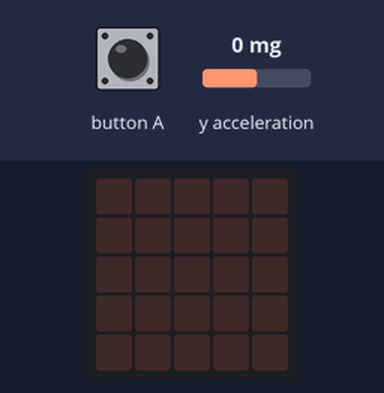
A program run on a simulated BBC micro:bit (MakeCode). Shown: the board's 5×5 LED display. Inputs (shaded band) come from the test bench; at power-on: y acceleration 0 mg. No radio messages arrive unless stated (any console line starting 'radio sent:' is added by the test bench); what the program prints to the serial console is not drawn.

Above: at 1.2 s.
1.3 s: button A pressed for 0.15 s
At 2.4 s:
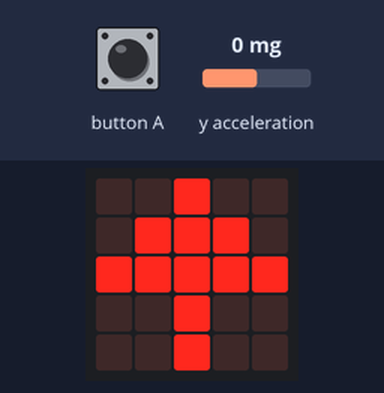
4.3 s: y acceleration set to -1440 mg
5.8 s: y acceleration set to -750 mg
Timing chart, 0 to 8.8 s (numbered marks = the images above; inputs shaded):
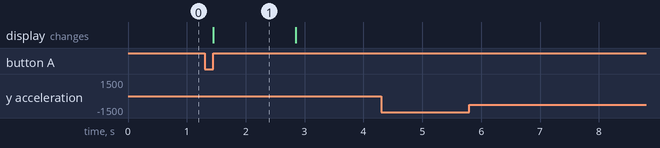

The program:

main.ts
```typescript
input.onButtonPressed(Button.A, function () {
    basic.showLeds(`
        . . # . .
        . # # # .
        # # # # #
        . . # . .
        . . # . .
        `)
    basic.pause(1000)
    basic.clearScreen()
})
input.setAccelerometerRange(AcceleratorRange.EightG)
radio.setGroup(13)
basic.forever(function () {
    radio.sendNumber(input.acceleration(Dimension.Y))
})
```

test.ts
```typescript
// aquí va el archivo "tests"; esto no se compilará cuando este paquete se utilice como una extensión.
```

Measured:
- after the input at 1.3 s, the display: changes after 0.15 s (image 1)
- after the input at 4.3 s, every drawn part: stays the same
- after the input at 5.8 s, every drawn part: stays the same
- what the display in image 1 shows lasts 1.4 s, from 1.5 s to 2.9 s
